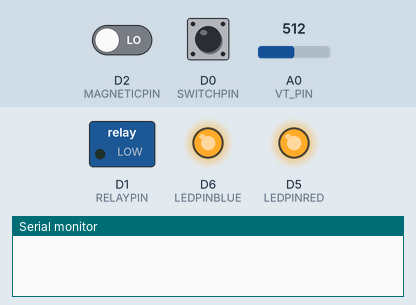
A sketch run on a simulated ESP8266 (NodeMCU). Shown: switched loads named in the sketch (green lamp = pin HIGH), output pins drawn as LEDs (lit = HIGH), the last lines printed to the serial monitor. The test bench sets the inputs (shaded band); at power-on: D2 (MAGNETICPIN) LOW, D0 (SWITCHPIN) HIGH, A0 (VT_PIN) = 512. WiFi joins after 1.5 s; servers stay silent unless stated.

Above: at 0.1 s.
At 3.0 s:
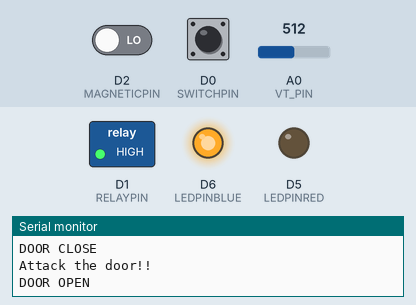
3.1 s: D2 (MAGNETICPIN) driven HIGH
Timing chart, 0 to 6.1 s (numbered marks = the images above; inputs shaded):
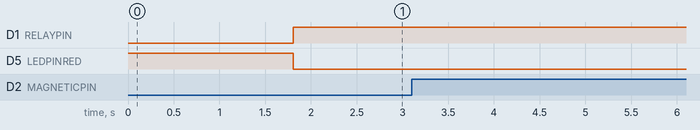

The sketch:

MARKV_1.ino
```cpp
#include <Wire.h>
#include <ESP8266WiFi.h>
#include <BlynkSimpleEsp8266.h>
#include <TridentTD_LineNotify.h>
#define BLYNK_PRINT Serial
#define BLYNK_MAX_SENDBYTES 256

#define BLYNK_TOKEN "34b0f27c2a7d4c7db6bcb0c11b9ea7e6"
#define LINE_TOKEN "wiN66datagETOi1HG1UZIqWLeOODgBg0u0dXtCDKe4C"
#define WIFI_SSID "6021607"
#define WIFI_PASS "17401449"

#define CLOSED 0
#define OPENED 1
#define VT_PIN A0
#define AT_PIN A0
#define LEDPINRED D5
#define LEDPINBLUE D6
#define RELAYPIN D1
#define MAGNETICPIN D2
#define SWITCHPIN D0

bool BLYNK_ENABLED = true;
bool CHECKCLOSES = false;
bool CHECKOPENS = false;
bool STATUSDOOR = false;   // ปิดไว้ตอนเริ่มต้น รอตามรีเรีย์
bool STATUSRELAY = false;  // ปิดไว้ตอนเริ่มต้น รอสั่ง
bool STATUSSWITCH = false; // ปิดไว้ตอนเริ่มต้น รอกด
double voltage, current;
int vt_temp, at_temp;
int BT1, BT2;
int DOORSTATE = 0;
int state = 0;
WidgetLED LED_RED_OPEN(V3);   // open
WidgetLED LED_BLUE_CLOSE(V4); // close red
WidgetLED LED_ALERT(V8);      // close red
BLYNK_CONNECTED()
{
  Blynk.syncVirtual(V0);
  Blynk.syncVirtual(V1);
  Blynk.syncVirtual(V2);
  Blynk.syncVirtual(V3);
  Blynk.syncVirtual(V4);
  Blynk.syncVirtual(V5);
  Blynk.syncVirtual(V6);
  Blynk.syncVirtual(V7);
  Blynk.syncVirtual(V8);
  Blynk.syncAll();
}
BLYNK_WRITE(V0)
{
  BT1 = param.asInt();
  if (BT1 == 0)
  {
    CHECKCLOSES = true;
  }
  if (BT1 == 1)
  {
    CHECKOPENS = true;
  }
}
BLYNK_WRITE(V7)
{
  BT2 = param.asInt();
  if (BT2 == 0)
  {
    CHECKCLOSES = true;
  }
  if (BT2 == 1)
  {
    CHECKOPENS = true;
  }
}
void RELAYCLOSE()
{
  STATUSRELAY = false;
  digitalWrite(RELAYPIN, LOW); // ทำงาน lock
}
void RELAYOPEN()
{
  STATUSRELAY = true;
  digitalWrite(RELAYPIN, HIGH); // ไม่ทำงาน unlock
}
void SWITCH()
{
  if (digitalRead(SWITCHPIN) == LOW)
  {
    STATUSSWITCH = false; // ถูกปล่อย
  }
  if (digitalRead(SWITCHPIN) == HIGH)
  {
    STATUSSWITCH = true; // ถูกกด
  }
}
void DOOR()
{
  if (digitalRead(MAGNETICPIN) == HIGH && DOORSTATE == OPENED)
  {
    DOORSTATE = CLOSED;
    STATUSDOOR = false; // ปิด
    Serial.println("CLOSE");
  }
  if (digitalRead(MAGNETICPIN) == LOW && DOORSTATE == CLOSED)
  {
    DOORSTATE = OPENED;
    STATUSDOOR = true; // เปิด
    Serial.println("OPEN");
  }
}
void setup()
{

  Serial.begin(115200);
  pinMode(LEDPINRED, OUTPUT);
  digitalWrite(LEDPINRED, HIGH);
  pinMode(LEDPINBLUE, OUTPUT);
  digitalWrite(LEDPINBLUE, HIGH);
  pinMode(RELAYPIN, OUTPUT);
  digitalWrite(RELAYPIN, LOW);
  pinMode(MAGNETICPIN, INPUT);
  pinMode(SWITCHPIN, INPUT);
  digitalWrite(SWITCHPIN, LOW); // low wait high

  LED_RED_OPEN.off();   // open
  LED_BLUE_CLOSE.off(); // close
  LED_ALERT.off();

  if (strlen(BLYNK_TOKEN) == 0)
  {
    BLYNK_ENABLED = false;
  }
  if (BLYNK_ENABLED)
  {
    Blynk.begin(BLYNK_TOKEN, WIFI_SSID, WIFI_PASS);
    LINE.setToken(LINE_TOKEN);
    LINE.notify("Connect...Online :)");
  }
}
void loop()
{

  if (BLYNK_ENABLED)
  {
    Blynk.run();
  }
  if (!Blynk.connected())
  {
    Blynk.connect();
  }
  DOOR();
  SWITCH();
  Blynk.virtualWrite(V1, STATUSDOOR);  // MAGNETIC
  Blynk.virtualWrite(V2, STATUSRELAY); // RELAY
  vt_temp = analogRead(VT_PIN);
  voltage = vt_temp * (3.40 / 1023.0) * 5;
  at_temp = analogRead(AT_PIN);
  current = at_temp * (3.40 / 1023.0);
  Blynk.virtualWrite(V5, voltage);
  Blynk.virtualWrite(V6, current);

  if ((STATUSDOOR == false) && (STATUSRELAY == false))
  {
    LED_ALERT.off();
  }
  if ((STATUSDOOR == true) && (STATUSRELAY == false))
  {
    //BUZZERON();
    RELAYCLOSE();
    LED_ALERT.on();
    LED_BLUE_CLOSE.off();
    Blynk.virtualWrite(V0, STATUSRELAY); // RELAY
    Blynk.virtualWrite(V1, STATUSDOOR);  // RELAY
    digitalWrite(LEDPINRED, HIGH);       // แดงดับ
    //LINE.notify("Attack the door!!");
    //Blynk.notify("Attack the door!!");
    Serial.println("Attack the door!!");
  }
  if (BT1 == 0 && CHECKCLOSES == true)
  {
    RELAYCLOSE();
    LED_RED_OPEN.off();
    LED_BLUE_CLOSE.on();
    Blynk.virtualWrite(V0, STATUSRELAY); // RELAY
    digitalWrite(LEDPINRED, LOW);        // แดงดับ
    digitalWrite(LEDPINBLUE, HIGH);      // น้ำเงินติด
    Serial.println("DOOR CLOSE");
    //LINE.notify("DOOR CLOSE");
    //Blynk.notify("DOOR CLOSE");
    CHECKCLOSES = false;
  }
  if (BT1 == 1 && CHECKOPENS == true)
  {
    RELAYOPEN();
    LED_RED_OPEN.on();
    LED_BLUE_CLOSE.off();
    Blynk.virtualWrite(V0, STATUSRELAY); // RELAY
    digitalWrite(LEDPINBLUE, HIGH);      // น้ำเงินติด
    digitalWrite(LEDPINRED, LOW);        // แดงดับ
    Serial.println("DOOR OPEN");
    //LINE.notify("DOOR OPEN");
    //Blynk.notify("DOOR OPEN");
    CHECKOPENS = false;
  }
  if (BT2 == 0 && CHECKCLOSES == true)
  {
    RELAYCLOSE();
    LED_RED_OPEN.off();
    LED_BLUE_CLOSE.on();
    Blynk.virtualWrite(V0, STATUSRELAY); // RELAY
    digitalWrite(LEDPINRED, LOW);        // แดงดับ
    digitalWrite(LEDPINBLUE, HIGH);      // น้ำเงินติด
    Serial.println("DOOR CLOSE");
    //LINE.notify("DOOR CLOSE");
    //Blynk.notify("DOOR CLOSE");
    CHECKCLOSES = false;
  }
  if (BT2 == 1 && CHECKOPENS == true)
  {
    RELAYOPEN();
    LED_RED_OPEN.on();
    LED_BLUE_CLOSE.off();
    Blynk.virtualWrite(V0, STATUSRELAY); // RELAY
    digitalWrite(LEDPINBLUE, HIGH);      // น้ำเงินติด
    digitalWrite(LEDPINRED, LOW);        // แดงดับ
    Serial.println("DOOR OPEN");
    //LINE.notify("DOOR OPEN");
    //Blynk.notify("DOOR OPEN");
    CHECKOPENS = false;
  }
  if (STATUSSWITCH)
  {
    RELAYOPEN();
    LED_RED_OPEN.on();
    LED_BLUE_CLOSE.off();
    Blynk.virtualWrite(V0, STATUSRELAY); // RELAY
    digitalWrite(LEDPINBLUE, HIGH);      // น้ำเงินติด
    digitalWrite(LEDPINRED, LOW);        // แดงดับ
    Serial.println("DOOR OPEN");
    //LINE.notify("DOOR OPEN");
    //Blynk.notify("DOOR OPEN");
    delay(1000);
    RELAYCLOSE();
    LED_RED_OPEN.off();
    LED_BLUE_CLOSE.on();
    Blynk.virtualWrite(V0, STATUSRELAY); // RELAY
    digitalWrite(LEDPINRED, LOW);        // แดงดับ
    digitalWrite(LEDPINBLUE, HIGH);      // น้ำเงินติด
    Serial.println("DOOR CLOSE");
    //LINE.notify("DOOR CLOSE");
    //Blynk.notify("DOOR CLOSE");
    CHECKOPENS = false;
    CHECKCLOSES = false;
  }
}
```
